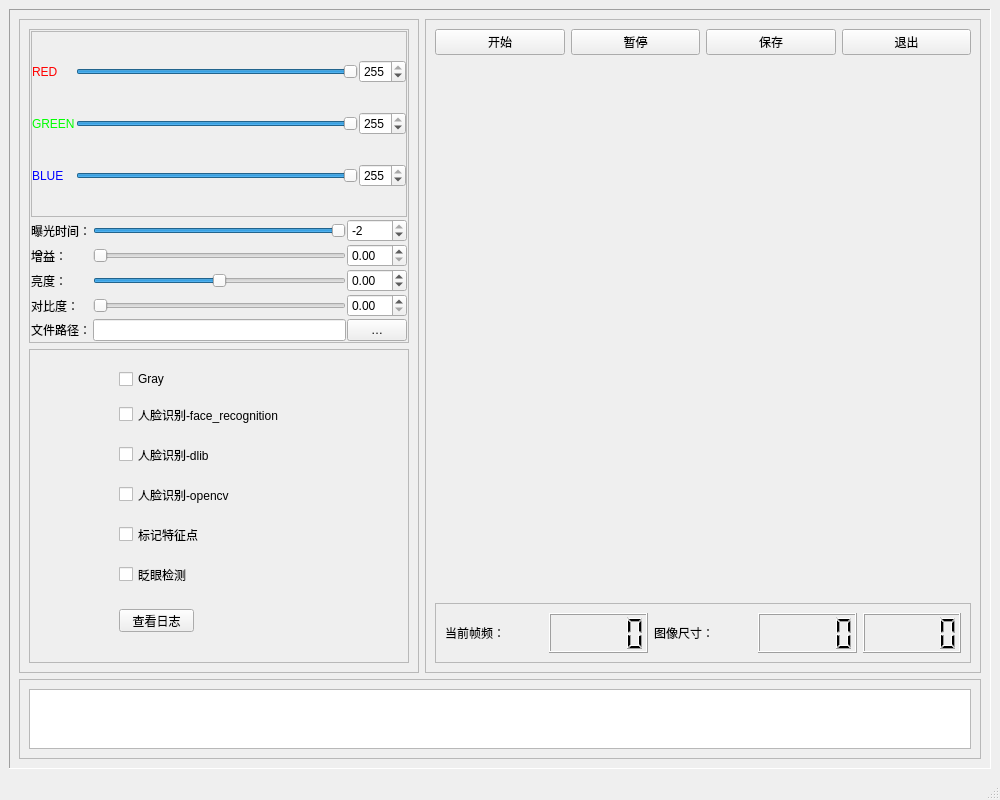
<?xml version="1.0" encoding="UTF-8"?>
<ui version="4.0">
 <class>MainWindow</class>
 <widget class="QMainWindow" name="MainWindow">
  <property name="geometry">
   <rect>
    <x>0</x>
    <y>0</y>
    <width>1000</width>
    <height>800</height>
   </rect>
  </property>
  <property name="windowTitle">
   <string>MainWindow</string>
  </property>
  <widget class="QWidget" name="centralwidget">
   <layout class="QGridLayout" name="gridLayout">
    <item row="0" column="0">
     <widget class="QFrame" name="frame">
      <property name="frameShape">
       <enum>QFrame::Panel</enum>
      </property>
      <property name="frameShadow">
       <enum>QFrame::Sunken</enum>
      </property>
      <layout class="QGridLayout" name="gridLayout_2">
       <item row="0" column="0">
        <widget class="QFrame" name="SettingsFm">
         <property name="minimumSize">
          <size>
           <width>400</width>
           <height>0</height>
          </size>
         </property>
         <property name="maximumSize">
          <size>
           <width>400</width>
           <height>16777215</height>
          </size>
         </property>
         <property name="frameShape">
          <enum>QFrame::StyledPanel</enum>
         </property>
         <property name="frameShadow">
          <enum>QFrame::Raised</enum>
         </property>
         <layout class="QGridLayout" name="gridLayout_5">
          <item row="0" column="1" colspan="3">
           <widget class="QFrame" name="frame_5">
            <property name="frameShape">
             <enum>QFrame::StyledPanel</enum>
            </property>
            <property name="frameShadow">
             <enum>QFrame::Raised</enum>
            </property>
            <layout class="QGridLayout" name="gridLayout_6">
             <property name="leftMargin">
              <number>1</number>
             </property>
             <property name="topMargin">
              <number>1</number>
             </property>
             <property name="rightMargin">
              <number>1</number>
             </property>
             <property name="bottomMargin">
              <number>1</number>
             </property>
             <property name="horizontalSpacing">
              <number>1</number>
             </property>
             <property name="verticalSpacing">
              <number>2</number>
             </property>
             <item row="3" column="0" alignment="Qt::AlignLeft">
              <widget class="QLabel" name="BrightLb">
               <property name="styleSheet">
                <string notr="true">font: 11pt &quot;Adobe 黑体 Std R&quot;;</string>
               </property>
               <property name="text">
                <string>亮度：</string>
               </property>
              </widget>
             </item>
             <item row="4" column="2">
              <widget class="QSlider" name="ContrastSld">
               <property name="minimum">
                <number>0</number>
               </property>
               <property name="maximum">
                <number>100</number>
               </property>
               <property name="orientation">
                <enum>Qt::Horizontal</enum>
               </property>
              </widget>
             </item>
             <item row="1" column="3">
              <widget class="QSpinBox" name="ExpTimeSpB">
               <property name="maximumSize">
                <size>
                 <width>60</width>
                 <height>30</height>
                </size>
               </property>
               <property name="minimum">
                <number>-10</number>
               </property>
               <property name="maximum">
                <number>-2</number>
               </property>
              </widget>
             </item>
             <item row="4" column="3">
              <widget class="QDoubleSpinBox" name="ContrastSpB">
               <property name="maximumSize">
                <size>
                 <width>60</width>
                 <height>30</height>
                </size>
               </property>
               <property name="minimum">
                <double>0.000000000000000</double>
               </property>
               <property name="maximum">
                <double>100.000000000000000</double>
               </property>
               <property name="singleStep">
                <double>0.010000000000000</double>
               </property>
              </widget>
             </item>
             <item row="1" column="2">
              <widget class="QSlider" name="ExpTimeSld">
               <property name="minimum">
                <number>-10</number>
               </property>
               <property name="maximum">
                <number>-2</number>
               </property>
               <property name="orientation">
                <enum>Qt::Horizontal</enum>
               </property>
              </widget>
             </item>
             <item row="3" column="2">
              <widget class="QSlider" name="BrightSld">
               <property name="minimum">
                <number>-64</number>
               </property>
               <property name="maximum">
                <number>64</number>
               </property>
               <property name="orientation">
                <enum>Qt::Horizontal</enum>
               </property>
              </widget>
             </item>
             <item row="4" column="0" alignment="Qt::AlignLeft">
              <widget class="QLabel" name="ContrastLb">
               <property name="styleSheet">
                <string notr="true">font: 11pt &quot;Adobe 黑体 Std R&quot;;</string>
               </property>
               <property name="text">
                <string>对比度：</string>
               </property>
              </widget>
             </item>
             <item row="2" column="2">
              <widget class="QSlider" name="GainSld">
               <property name="maximum">
                <number>128</number>
               </property>
               <property name="orientation">
                <enum>Qt::Horizontal</enum>
               </property>
              </widget>
             </item>
             <item row="2" column="0" alignment="Qt::AlignLeft">
              <widget class="QLabel" name="GainLb">
               <property name="styleSheet">
                <string notr="true">font: 11pt &quot;Adobe 黑体 Std R&quot;;</string>
               </property>
               <property name="text">
                <string>增益：</string>
               </property>
              </widget>
             </item>
             <item row="1" column="0" alignment="Qt::AlignLeft">
              <widget class="QLabel" name="ExpTimeLb">
               <property name="styleSheet">
                <string notr="true">font: 11pt &quot;Adobe 黑体 Std R&quot;;</string>
               </property>
               <property name="text">
                <string>曝光时间：</string>
               </property>
              </widget>
             </item>
             <item row="2" column="3">
              <widget class="QDoubleSpinBox" name="GainSpB">
               <property name="maximumSize">
                <size>
                 <width>60</width>
                 <height>30</height>
                </size>
               </property>
               <property name="maximum">
                <double>128.000000000000000</double>
               </property>
              </widget>
             </item>
             <item row="3" column="3">
              <widget class="QDoubleSpinBox" name="BrightSpB">
               <property name="maximumSize">
                <size>
                 <width>60</width>
                 <height>30</height>
                </size>
               </property>
               <property name="minimum">
                <double>-64.000000000000000</double>
               </property>
               <property name="maximum">
                <double>64.000000000000000</double>
               </property>
               <property name="singleStep">
                <double>0.010000000000000</double>
               </property>
              </widget>
             </item>
             <item row="6" column="0">
              <widget class="QLabel" name="FilePathLb">
               <property name="styleSheet">
                <string notr="true">font: 11pt &quot;Adobe 黑体 Std R&quot;;</string>
               </property>
               <property name="text">
                <string>文件路径：</string>
               </property>
              </widget>
             </item>
             <item row="0" column="0" colspan="4">
              <widget class="QFrame" name="ColorFm">
               <property name="frameShape">
                <enum>QFrame::StyledPanel</enum>
               </property>
               <property name="frameShadow">
                <enum>QFrame::Raised</enum>
               </property>
               <layout class="QGridLayout" name="gridLayout_7">
                <property name="leftMargin">
                 <number>0</number>
                </property>
                <property name="topMargin">
                 <number>0</number>
                </property>
                <property name="rightMargin">
                 <number>0</number>
                </property>
                <property name="bottomMargin">
                 <number>0</number>
                </property>
                <property name="spacing">
                 <number>1</number>
                </property>
                <item row="0" column="2">
                 <widget class="QSlider" name="RedColorSld">
                  <property name="maximum">
                   <number>255</number>
                  </property>
                  <property name="value">
                   <number>255</number>
                  </property>
                  <property name="orientation">
                   <enum>Qt::Horizontal</enum>
                  </property>
                 </widget>
                </item>
                <item row="0" column="0">
                 <widget class="QLabel" name="RedColorLb">
                  <property name="minimumSize">
                   <size>
                    <width>40</width>
                    <height>0</height>
                   </size>
                  </property>
                  <property name="styleSheet">
                   <string notr="true">font: 75 12pt &quot;Times New Roman&quot;;
color: rgb(255, 0, 0);</string>
                  </property>
                  <property name="text">
                   <string>RED</string>
                  </property>
                 </widget>
                </item>
                <item row="2" column="0">
                 <widget class="QLabel" name="BlueColorLb">
                  <property name="styleSheet">
                   <string notr="true">font: 75 12pt &quot;Times New Roman&quot;;
color: rgb(0, 0, 255);</string>
                  </property>
                  <property name="text">
                   <string>BLUE</string>
                  </property>
                 </widget>
                </item>
                <item row="1" column="2">
                 <widget class="QSlider" name="GreenColorSld">
                  <property name="maximum">
                   <number>255</number>
                  </property>
                  <property name="value">
                   <number>255</number>
                  </property>
                  <property name="orientation">
                   <enum>Qt::Horizontal</enum>
                  </property>
                 </widget>
                </item>
                <item row="0" column="3">
                 <widget class="QSpinBox" name="RedColorSpB">
                  <property name="maximum">
                   <number>255</number>
                  </property>
                  <property name="value">
                   <number>255</number>
                  </property>
                 </widget>
                </item>
                <item row="2" column="2">
                 <widget class="QSlider" name="BlueColorSld">
                  <property name="maximum">
                   <number>255</number>
                  </property>
                  <property name="value">
                   <number>255</number>
                  </property>
                  <property name="orientation">
                   <enum>Qt::Horizontal</enum>
                  </property>
                 </widget>
                </item>
                <item row="1" column="0">
                 <widget class="QLabel" name="GreenColorLb">
                  <property name="styleSheet">
                   <string notr="true">font: 75 12pt &quot;Times New Roman&quot;;
color: rgb(0, 255, 0);</string>
                  </property>
                  <property name="text">
                   <string>GREEN</string>
                  </property>
                 </widget>
                </item>
                <item row="1" column="3">
                 <widget class="QSpinBox" name="GreenColorSpB">
                  <property name="maximum">
                   <number>255</number>
                  </property>
                  <property name="value">
                   <number>255</number>
                  </property>
                 </widget>
                </item>
                <item row="2" column="3">
                 <widget class="QSpinBox" name="BlueColorSpB">
                  <property name="maximum">
                   <number>255</number>
                  </property>
                  <property name="value">
                   <number>255</number>
                  </property>
                 </widget>
                </item>
               </layout>
              </widget>
             </item>
             <item row="6" column="2">
              <widget class="QLineEdit" name="FilePathLE">
               <property name="readOnly">
                <bool>true</bool>
               </property>
              </widget>
             </item>
             <item row="6" column="3">
              <widget class="QPushButton" name="FilePathBt">
               <property name="maximumSize">
                <size>
                 <width>60</width>
                 <height>30</height>
                </size>
               </property>
               <property name="styleSheet">
                <string notr="true">font: 11pt &quot;Adobe 黑体 Std R&quot;;</string>
               </property>
               <property name="text">
                <string>…</string>
               </property>
              </widget>
             </item>
            </layout>
           </widget>
          </item>
          <item row="4" column="1" colspan="3">
           <widget class="QFrame" name="EmptyFm">
            <property name="frameShape">
             <enum>QFrame::StyledPanel</enum>
            </property>
            <property name="frameShadow">
             <enum>QFrame::Raised</enum>
            </property>
            <widget class="QCheckBox" name="checkBox">
             <property name="geometry">
              <rect>
               <x>90</x>
               <y>50</y>
               <width>211</width>
               <height>31</height>
              </rect>
             </property>
             <property name="text">
              <string>人脸识别-face_recognition</string>
             </property>
            </widget>
            <widget class="QCheckBox" name="checkBox_2">
             <property name="geometry">
              <rect>
               <x>90</x>
               <y>170</y>
               <width>101</width>
               <height>31</height>
              </rect>
             </property>
             <property name="text">
              <string>标记特征点</string>
             </property>
            </widget>
            <widget class="QCheckBox" name="checkBox_3">
             <property name="geometry">
              <rect>
               <x>90</x>
               <y>90</y>
               <width>211</width>
               <height>31</height>
              </rect>
             </property>
             <property name="text">
              <string>人脸识别-dlib</string>
             </property>
            </widget>
            <widget class="QCheckBox" name="checkBox_4">
             <property name="geometry">
              <rect>
               <x>90</x>
               <y>210</y>
               <width>101</width>
               <height>31</height>
              </rect>
             </property>
             <property name="text">
              <string>眨眼检测</string>
             </property>
            </widget>
            <widget class="QCheckBox" name="checkBox_6">
             <property name="geometry">
              <rect>
               <x>90</x>
               <y>130</y>
               <width>211</width>
               <height>31</height>
              </rect>
             </property>
             <property name="text">
              <string>人脸识别-opencv</string>
             </property>
            </widget>
            <widget class="QPushButton" name="pushButton">
             <property name="geometry">
              <rect>
               <x>90</x>
               <y>260</y>
               <width>75</width>
               <height>23</height>
              </rect>
             </property>
             <property name="text">
              <string>查看日志</string>
             </property>
            </widget>
            <widget class="QCheckBox" name="GrayImgCkB">
             <property name="geometry">
              <rect>
               <x>90</x>
               <y>20</y>
               <width>265</width>
               <height>20</height>
              </rect>
             </property>
             <property name="styleSheet">
              <string notr="true">font: 11pt &quot;Adobe 黑体 Std R&quot;;</string>
             </property>
             <property name="text">
              <string>Gray</string>
             </property>
            </widget>
           </widget>
          </item>
         </layout>
        </widget>
       </item>
       <item row="0" column="1">
        <widget class="QFrame" name="DispFm">
         <property name="frameShape">
          <enum>QFrame::StyledPanel</enum>
         </property>
         <property name="frameShadow">
          <enum>QFrame::Raised</enum>
         </property>
         <layout class="QGridLayout" name="gridLayout_3">
          <item row="1" column="0" colspan="4">
           <widget class="QLabel" name="DispLb">
            <property name="text">
             <string/>
            </property>
            <property name="scaledContents">
             <bool>true</bool>
            </property>
           </widget>
          </item>
          <item row="0" column="2">
           <widget class="QPushButton" name="RecordBt">
            <property name="text">
             <string>保存</string>
            </property>
           </widget>
          </item>
          <item row="0" column="1">
           <widget class="QPushButton" name="StopBt">
            <property name="text">
             <string>暂停</string>
            </property>
           </widget>
          </item>
          <item row="0" column="3">
           <widget class="QPushButton" name="ExitBt">
            <property name="text">
             <string>退出</string>
            </property>
           </widget>
          </item>
          <item row="0" column="0">
           <widget class="QPushButton" name="ShowBt">
            <property name="text">
             <string>开始</string>
            </property>
           </widget>
          </item>
          <item row="4" column="0" colspan="4">
           <widget class="QFrame" name="VideoInfoFm">
            <property name="maximumSize">
             <size>
              <width>16777215</width>
              <height>60</height>
             </size>
            </property>
            <property name="frameShape">
             <enum>QFrame::StyledPanel</enum>
            </property>
            <property name="frameShadow">
             <enum>QFrame::Raised</enum>
            </property>
            <layout class="QHBoxLayout" name="horizontalLayout">
             <item>
              <widget class="QLabel" name="label">
               <property name="styleSheet">
                <string notr="true">font: 11pt &quot;Adobe 黑体 Std R&quot;;</string>
               </property>
               <property name="text">
                <string>当前帧频：</string>
               </property>
              </widget>
             </item>
             <item>
              <widget class="QLCDNumber" name="FmRateLCD">
               <property name="maximumSize">
                <size>
                 <width>100</width>
                 <height>16777215</height>
                </size>
               </property>
              </widget>
             </item>
             <item>
              <widget class="QLabel" name="label_2">
               <property name="styleSheet">
                <string notr="true">font: 11pt &quot;Adobe 黑体 Std R&quot;;</string>
               </property>
               <property name="text">
                <string>图像尺寸：</string>
               </property>
              </widget>
             </item>
             <item>
              <widget class="QLCDNumber" name="ImgWidthLCD">
               <property name="maximumSize">
                <size>
                 <width>100</width>
                 <height>16777215</height>
                </size>
               </property>
              </widget>
             </item>
             <item>
              <widget class="QLCDNumber" name="ImgHeightLCD"/>
             </item>
            </layout>
           </widget>
          </item>
         </layout>
        </widget>
       </item>
       <item row="2" column="0" colspan="2">
        <widget class="QFrame" name="frame_4">
         <property name="maximumSize">
          <size>
           <width>16777215</width>
           <height>80</height>
          </size>
         </property>
         <property name="frameShape">
          <enum>QFrame::StyledPanel</enum>
         </property>
         <property name="frameShadow">
          <enum>QFrame::Raised</enum>
         </property>
         <layout class="QGridLayout" name="gridLayout_4">
          <item row="0" column="0">
           <widget class="QTextEdit" name="MsgTE">
            <property name="readOnly">
             <bool>true</bool>
            </property>
           </widget>
          </item>
         </layout>
        </widget>
       </item>
      </layout>
     </widget>
    </item>
   </layout>
  </widget>
  <widget class="QMenuBar" name="menubar">
   <property name="geometry">
    <rect>
     <x>0</x>
     <y>0</y>
     <width>1000</width>
     <height>17</height>
    </rect>
   </property>
  </widget>
  <widget class="QStatusBar" name="statusbar"/>
 </widget>
 <resources/>
 <connections/>
</ui>
